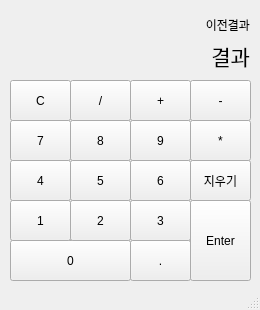
<?xml version="1.0" encoding="UTF-8"?>
<ui version="4.0">
 <class>in_calculator</class>
 <widget class="QMainWindow" name="in_calculator">
  <property name="geometry">
   <rect>
    <x>0</x>
    <y>0</y>
    <width>260</width>
    <height>310</height>
   </rect>
  </property>
  <property name="sizePolicy">
   <sizepolicy hsizetype="Maximum" vsizetype="Maximum">
    <horstretch>0</horstretch>
    <verstretch>0</verstretch>
   </sizepolicy>
  </property>
  <property name="minimumSize">
   <size>
    <width>260</width>
    <height>310</height>
   </size>
  </property>
  <property name="maximumSize">
   <size>
    <width>260</width>
    <height>310</height>
   </size>
  </property>
  <property name="windowTitle">
   <string>인산기</string>
  </property>
  <widget class="QWidget" name="centralwidget">
   <widget class="QPushButton" name="btn_zero">
    <property name="geometry">
     <rect>
      <x>10</x>
      <y>240</y>
      <width>121</width>
      <height>41</height>
     </rect>
    </property>
    <property name="text">
     <string>0</string>
    </property>
   </widget>
   <widget class="QPushButton" name="btn_one">
    <property name="geometry">
     <rect>
      <x>10</x>
      <y>200</y>
      <width>61</width>
      <height>41</height>
     </rect>
    </property>
    <property name="text">
     <string>1</string>
    </property>
   </widget>
   <widget class="QPushButton" name="btn_two">
    <property name="geometry">
     <rect>
      <x>70</x>
      <y>200</y>
      <width>61</width>
      <height>41</height>
     </rect>
    </property>
    <property name="text">
     <string>2</string>
    </property>
   </widget>
   <widget class="QPushButton" name="btn_three">
    <property name="geometry">
     <rect>
      <x>130</x>
      <y>200</y>
      <width>61</width>
      <height>41</height>
     </rect>
    </property>
    <property name="text">
     <string>3</string>
    </property>
   </widget>
   <widget class="QPushButton" name="btn_four">
    <property name="geometry">
     <rect>
      <x>10</x>
      <y>160</y>
      <width>61</width>
      <height>41</height>
     </rect>
    </property>
    <property name="text">
     <string>4</string>
    </property>
   </widget>
   <widget class="QPushButton" name="btn_five">
    <property name="geometry">
     <rect>
      <x>70</x>
      <y>160</y>
      <width>61</width>
      <height>41</height>
     </rect>
    </property>
    <property name="text">
     <string>5</string>
    </property>
   </widget>
   <widget class="QPushButton" name="btn_six">
    <property name="geometry">
     <rect>
      <x>130</x>
      <y>160</y>
      <width>61</width>
      <height>41</height>
     </rect>
    </property>
    <property name="text">
     <string>6</string>
    </property>
   </widget>
   <widget class="QPushButton" name="btn_seven">
    <property name="geometry">
     <rect>
      <x>10</x>
      <y>120</y>
      <width>61</width>
      <height>41</height>
     </rect>
    </property>
    <property name="text">
     <string>7</string>
    </property>
   </widget>
   <widget class="QPushButton" name="btn_eight">
    <property name="geometry">
     <rect>
      <x>70</x>
      <y>120</y>
      <width>61</width>
      <height>41</height>
     </rect>
    </property>
    <property name="text">
     <string>8</string>
    </property>
   </widget>
   <widget class="QPushButton" name="btn_nine">
    <property name="geometry">
     <rect>
      <x>130</x>
      <y>120</y>
      <width>61</width>
      <height>41</height>
     </rect>
    </property>
    <property name="text">
     <string>9</string>
    </property>
   </widget>
   <widget class="QPushButton" name="btn_jeom">
    <property name="geometry">
     <rect>
      <x>130</x>
      <y>240</y>
      <width>61</width>
      <height>41</height>
     </rect>
    </property>
    <property name="text">
     <string>.</string>
    </property>
   </widget>
   <widget class="QLabel" name="label_result">
    <property name="geometry">
     <rect>
      <x>10</x>
      <y>40</y>
      <width>240</width>
      <height>30</height>
     </rect>
    </property>
    <property name="maximumSize">
     <size>
      <width>240</width>
      <height>30</height>
     </size>
    </property>
    <property name="text">
     <string>&lt;html&gt;&lt;head/&gt;&lt;body&gt;&lt;p&gt;&lt;span style=&quot; font-size:16pt;&quot;&gt;결과&lt;/span&gt;&lt;/p&gt;&lt;/body&gt;&lt;/html&gt;</string>
    </property>
    <property name="alignment">
     <set>Qt::AlignRight|Qt::AlignTrailing|Qt::AlignVCenter</set>
    </property>
    <property name="indent">
     <number>-1</number>
    </property>
   </widget>
   <widget class="QPushButton" name="btn_delete">
    <property name="geometry">
     <rect>
      <x>190</x>
      <y>160</y>
      <width>61</width>
      <height>41</height>
     </rect>
    </property>
    <property name="text">
     <string>지우기</string>
    </property>
   </widget>
   <widget class="QPushButton" name="btn_Cancel">
    <property name="geometry">
     <rect>
      <x>10</x>
      <y>80</y>
      <width>61</width>
      <height>41</height>
     </rect>
    </property>
    <property name="text">
     <string>C</string>
    </property>
   </widget>
   <widget class="QPushButton" name="btn_div">
    <property name="geometry">
     <rect>
      <x>70</x>
      <y>80</y>
      <width>61</width>
      <height>41</height>
     </rect>
    </property>
    <property name="text">
     <string>/</string>
    </property>
   </widget>
   <widget class="QPushButton" name="btn_plus">
    <property name="geometry">
     <rect>
      <x>130</x>
      <y>80</y>
      <width>61</width>
      <height>41</height>
     </rect>
    </property>
    <property name="text">
     <string>+</string>
    </property>
   </widget>
   <widget class="QPushButton" name="btn_sub">
    <property name="geometry">
     <rect>
      <x>190</x>
      <y>80</y>
      <width>61</width>
      <height>41</height>
     </rect>
    </property>
    <property name="text">
     <string>-</string>
    </property>
   </widget>
   <widget class="QPushButton" name="btn_mul">
    <property name="geometry">
     <rect>
      <x>190</x>
      <y>120</y>
      <width>61</width>
      <height>41</height>
     </rect>
    </property>
    <property name="text">
     <string>*</string>
    </property>
   </widget>
   <widget class="QPushButton" name="btn_enter">
    <property name="geometry">
     <rect>
      <x>190</x>
      <y>200</y>
      <width>61</width>
      <height>81</height>
     </rect>
    </property>
    <property name="text">
     <string>Enter</string>
    </property>
   </widget>
   <widget class="QLabel" name="label_prevresult">
    <property name="geometry">
     <rect>
      <x>10</x>
      <y>10</y>
      <width>240</width>
      <height>30</height>
     </rect>
    </property>
    <property name="maximumSize">
     <size>
      <width>240</width>
      <height>30</height>
     </size>
    </property>
    <property name="text">
     <string>&lt;html&gt;&lt;head/&gt;&lt;body&gt;&lt;p&gt;이전결과&lt;/p&gt;&lt;/body&gt;&lt;/html&gt;</string>
    </property>
    <property name="alignment">
     <set>Qt::AlignRight|Qt::AlignTrailing|Qt::AlignVCenter</set>
    </property>
    <property name="indent">
     <number>-1</number>
    </property>
   </widget>
  </widget>
  <widget class="QMenuBar" name="menubar">
   <property name="geometry">
    <rect>
     <x>0</x>
     <y>0</y>
     <width>260</width>
     <height>22</height>
    </rect>
   </property>
  </widget>
  <widget class="QStatusBar" name="statusbar"/>
 </widget>
 <resources/>
 <connections/>
</ui>
